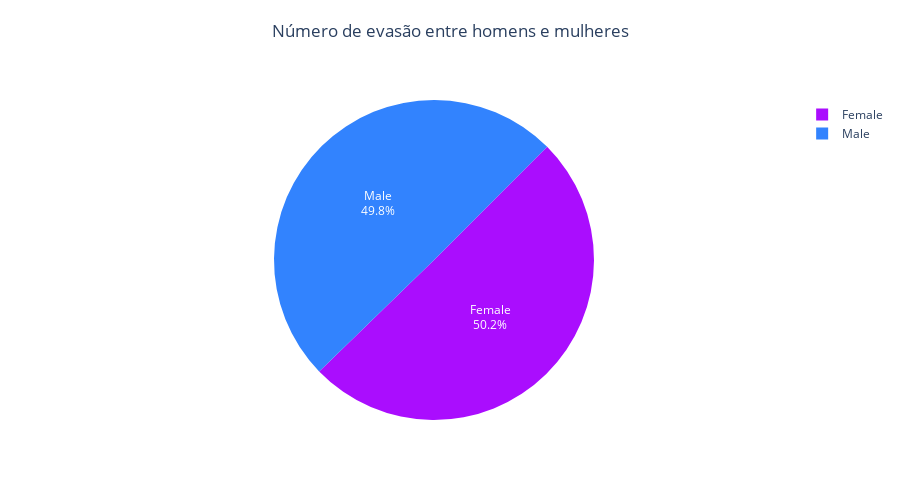

The code cell stored with this chart in its notebook:
### Markdown cell above
# **Evasão por gênero**

### Code cell
df_gender = df[['customer.gender', 'Churn']].value_counts().reset_index()
df_gender_yes = df_gender.query('Churn == "Yes"')

fig = px.pie(df_gender_yes, values='count', names='customer.gender', title='Número de evasão entre homens e mulheres', color='customer.gender', color_discrete_sequence=px.colors.qualitative.Alphabet)
fig.update_layout(
    width = 900,
    height= 500,
    title={
        'text': 'Número de evasão entre homens e mulheres',
        'y':0.95,                     
        'x':0.5,                        
        'xanchor': 'center',            
        'yanchor': 'top'  
    })
fig.update_traces(textposition='inside', textinfo='percent+label', rotation=45, hovertemplate="<b>%{label}</b><br>Total: %{value}<br>Porcentagem: %{percent}")
fig.show()

### Figure 1 — Plotly figure (JSON) as saved in the notebook; plotly's stock layout.template omitted (floating-point values rounded to 4 significant figures)
{"data": [{"customdata": [["Female"], ["Male"]], "domain": {"x": [0, 1], "y": [0, 1]}, "hovertemplate": "<b>%{label}</b><br>Total: %{value}<br>Porcentagem: %{percent}", "labels": ["Female", "Male"], "legendgroup": "", "marker": {"colors": ["#AA0DFE", "#3283FE"]}, "name": "", "rotation": 45, "showlegend": true, "textinfo": "percent+label", "textposition": "inside", "type": "pie", "values": [939, 930]}], "layout": {"height": 500, "legend": {"tracegroupgap": 0}, "piecolorway": ["#AA0DFE", "#3283FE", "#85660D", "#782AB6", "#565656", "#1C8356", "#16FF32", "#F7E1A0", "#E2E2E2", "#1CBE4F", "#C4451C", "#DEA0FD", "#FE00FA", "#325A9B", "#FEAF16", "#F8A19F", "#90AD1C", "#F6222E", "#1CFFCE", "#2ED9FF", "#B10DA1", "#C075A6", "#FC1CBF", "#B00068", "#FBE426", "#FA0087"], "title": {"text": "Número de evasão entre homens e mulheres", "x": 0.5, "xanchor": "center", "y": 0.95, "yanchor": "top"}, "width": 900}}
